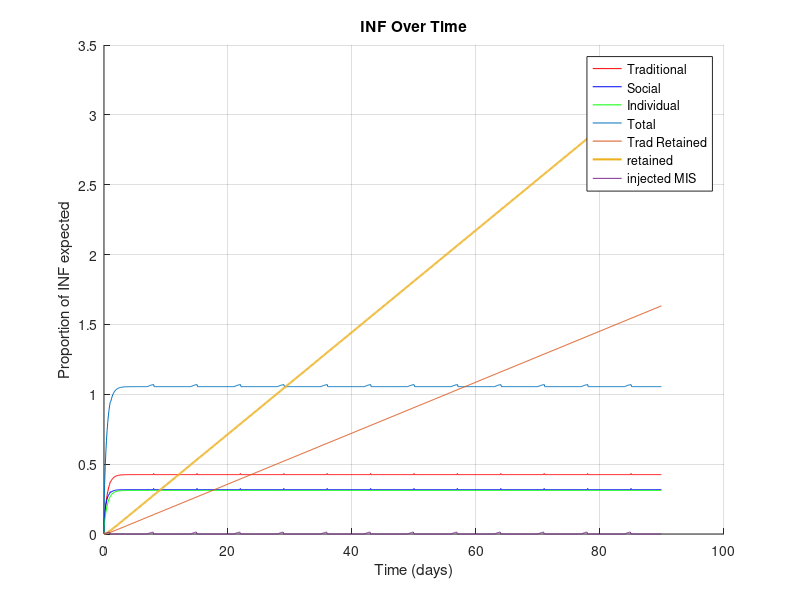

The MATLAB script that drew this image:
%%%%%%%%%%%%%%%%% DISTRIBUTIONS %%%%%%%%%%%%%%%%%%%%%%%%
x = 0:.1:15;
basic = x;
traddist = normpdf(x, 5, 1);

s1 = normpdf(x, 3, .5);
s2 = normpdf(x, 7, .5);
scombined = s1+s2;
socialdist = scombined / trapz(x,scombined);
inddist = normpdf(x, 5.5, 1);


%%%%%%%%%%%%%%%% END DISTRIBUTIONS %%%%%%%%%%%%%%%%%%%%%

misinfdist = normpdf(x, 9, 0.0000001);
BETA = 0.00000020205;

%%%%%%%%%%%%%%%%%%%%%%%%%%%%%%%%%%% GENERATION %%%%%%%%%%%%%%%%%%%%%%%%%%%%%
months = 3;
days = months * 30;
t = (days)*10; %(days * 10) 
step_size = 0.1;  % Step size
total_length = round(t / step_size);

pts = 0.576;  % Some constant
pst = 2.302;  % Some constant
pti = 0.329;  % Some constant
psi = 0.329;  % Some constant

klostrad = .657;
tradperc = .5;
klostsocial = 1.53;
socialperc = .3;
klostind = .153;
indperc = .15;
klostmis = .461;
misperc = .05;



tradists = zeros(total_length, length(basic));
tradists(1, :) = traddist; 

socialdists = zeros(total_length, length(basic)); 
socialdists(1, :) = socialdist; 

inddists = zeros(total_length, length(basic));  
inddists(1, :) = inddist; 

totaldists = zeros(total_length, length(basic));  
totaldists(1, :) = traddist + socialdist + inddist;


x_axis = [0];  % Will store the days incremented by whole numbers

alltrad = [0.0000000001];  % Initialize traditional array
allsocial = [0.000000001];  % Initialize social array
allindividual = [0.0000000001];  % Initialize individual array
allmis = [0.00000000000001];


mistrad = [0.0000000000001];
missocial = [0.00000000001];
misindividual = [0.000000000001];

indret = [0.00000001];
tradret = [0];

current_x = 0;  % Current position in time
i = 1;  % Index for the arrays
total = [0];

bigX = 1.16;
kreti =.05003;
krettrad = kreti/bigX;
kretsoc = kreti/6;
kretmis = kreti/2;

tol = .005;  % Define a small tolerance
misgrowth = true;
miscounter = 0;

injectioncounter = -2;
%%%%%%%%%%%%%%%%%%%%%%% GENERATION PARAMETERS %%%%%%%%%%%%%%%%%%%%%%%%%%%%%


% While loop for calculations
while current_x < t
    % Convert current time to days for x-axis
    if mod(i-1, (1/step_size)) == 0  % Every 100 steps, increment the day
        x_axis(end + 1) = (i-1) / (1/step_size);  % Increment day by 1
    end
    injecttime = 5000;
    injectamount = .05;



    % Temporary variables to store next values
    new_trad = alltrad(i);
    new_social = allsocial(i);
    new_individual = allindividual(i);
    new_mis = allmis(i);
    newmistrad = 0;
    newmissocial =0;
    newmisindividual = 0;
    if miscounter < 1
        if abs(mod(i*step_size-.2, 7)) < tol
            misgrowth = true;
        end
        if misgrowth == true
            new_mis = new_mis + (klostmis * misperc - klostmis * new_mis) * step_size;
            miscounter = miscounter + step_size;
        end
    else 
        miscounter = 0;
        misgrowth = false;
    end
    

    
    if abs(mod(i*step_size-.1, 8.1+(7*injectioncounter))) < tol*.1
    
        alltrad(i) = alltrad(i) + allmis(i)/2;
        allsocial(i) = allsocial(i) +  allmis(i)/2;
        newmistrad = mistrad(i) +  allmis(i)/2;
        newmissocial = missocial(i) + allmis(i)/2;
        allmis(i) = 0;
        new_mis = 0;
        injectioncounter = injectioncounter + 1;
    end

    newmistrad = newmistrad + mistrad(i);
    newmissocial = newmissocial + missocial(i);
    newmisindividual = newmisindividual + misindividual(i);

    newtraddist = tradists(i, :);
    newsocialdist = socialdists(i, :);
    newinddist = inddists(i, :);



    diffTS = alltrad(i) - allsocial(i);  % Difference between trad and social
    diffTI = alltrad(i) - allindividual(i);  % Difference between trad and individual
    diffIS = allindividual(i) - allsocial(i);  % Difference between individual and social

    if mod((i*step_size), 12*30) == 0 % @ 12 months
        scale = trapz(x, totaldists(i,:)) * BETA;

        newtraddist = tradists(i, :) + scale * misinfdist(1, :)/2 ;
        newsocialdist = socialdists(i,:) + scale * misinfdist(1, :)/2;

        new_trad = new_trad + BETA * total(i)/2;
        new_social = new_social + BETA * total(i)/2;

    end
    
    % Update for traditional vs social
    if diffTS > 0
        changeT =  (pts * diffTS) * step_size + (klostrad * tradperc - klostrad * new_trad) * step_size;
    
        changeFromFlow = (pts * diffTS) * step_size / alltrad(i);
        changeTfromGrowth = (klostrad * tradperc - klostrad * new_trad) * step_size / alltrad(i);
        changeS = (pts * diffTS) * step_size + (klostsocial * socialperc - klostsocial * new_social) * step_size;
        changeSfromGrowth = (klostsocial * socialperc - klostsocial * new_social) * step_size / allsocial(i);

        if  newmistrad - changeFromFlow * mistrad(i) > tol
            newmistrad = newmistrad - changeFromFlow * mistrad(i);
            newmissocial = newmissocial + changeFromFlow * mistrad(i);
        end
        

        newtraddist(1, :) = newtraddist(1, :) - changeFromFlow * tradists(i,:) + changeTfromGrowth * tradists(i,:);
        newsocialdist(1, :) = newsocialdist(1, :) + changeFromFlow * tradists(i, :) + changeSfromGrowth * socialdists(i, :);

        new_trad = new_trad - (pts * diffTS) * step_size + (klostrad * tradperc - klostrad * new_trad) * step_size;
        new_social = new_social + (pts * diffTS) * step_size + (klostsocial * socialperc - klostsocial * new_social) * step_size;

    elseif diffTS < 0
        changeT = (pst * -diffTS) * step_size + (klostrad * tradperc - klostrad * new_trad) * step_size;
        changeS =  (pst * -diffTS) * step_size + (klostsocial * socialperc -klostsocial * new_social) * step_size;

        changeFromFlow = (pst * -diffTS) / allsocial(i);
        changeTfromGrowth = (klostrad * tradperc - klostrad * new_trad) * step_size / alltrad(i);
        changeSfromGrowth = (klostsocial * socialperc -klostsocial * new_social) * step_size / allsocial(i);
        
        if newmissocial - changeFromFlow*allsocial(i) > tol
            newmistrad = newmistrad + changeFromFlow*allsocial(i);
            newmissocial = newmissocial - changeFromFlow*allsocial(i);
        end

        newtraddist(1, :) = newtraddist(1, :) + changeFromFlow*socialdists(i, :) + changeTfromGrowth * tradists(i, :);
        newsocialdist(1, :) = newsocialdist(1, :) - changeFromFlow*socialdists(i, :) + changeSfromGrowth * socialdists(i, :);

        new_trad = new_trad + (pst * -diffTS) * step_size + (klostrad * tradperc - klostrad * new_trad) * step_size;
        new_social = new_social - (pst * -diffTS) * step_size + (klostsocial * socialperc -klostsocial * new_social) * step_size;

    elseif diffTS == 0
        changeT = (klostrad * tradperc - klostrad * new_trad) * step_size / alltrad(i);
        changeS = (klostsocial * socialperc - klostsocial * new_social) * step_size / allsocial(i);

        newtraddist(1, :) = newtraddist(1, :) + (changeT)*tradists(i, :);
        newsocialdist(1, :) = newsocialdist(1, :) + (changeS)*socialdists(i, :);

        new_trad = new_trad + (klostrad * tradperc - klostrad * new_trad) * step_size;
        new_social = new_social + (klostsocial * socialperc - klostsocial * new_social) * step_size;
    end

    % Update for individual vs social

    if diffIS < 0
        changeI = (klostind * indperc - klostind * new_individual) * step_size / allindividual(i);
        changeS = (klostsocial * socialperc - klostsocial * new_social) * step_size / allsocial(i);
        changeFromFlow = (psi * -diffIS) / allsocial(i);
        
        if  newmissocial - changeFromFlow * allsocial(i) > tol
            newmisindividual = newmisindividual + changeFromFlow * allsocial(i);
            newmissocial = newmissocial - changeFromFlow * allsocial(i);
        end

        newinddist(1, :) = newinddist(1, :) + changeFromFlow*socialdists(i, :) + changeI*(inddists(i,:));
        newsocialdist(1, :) = newsocialdist(1, :) - changeFromFlow*socialdists(i, :) + changeS*socialdists(i, :);

        new_individual = new_individual + (psi * -diffIS) * step_size + (klostind * indperc - klostind * new_individual) * step_size;
        new_social = new_social - (psi * -diffIS) * step_size + (klostsocial * socialperc - klostsocial * new_social) * step_size;
    elseif diffIS == 0
        changeI = (klostind * indperc - klostind * new_individual) * step_size / allindividual(i);
        changeS = (klostsocial * socialperc - klostsocial * new_social) * step_size / allsocial(i);

        newinddist(1, :) = newinddist(1, :) + (changeI)*inddists(i, :);
        newsocialdist(1, :) = newsocialdist(1, :) + (changeS)*socialdists(i, :); 

        new_individual = (klostind * indperc - klostind * new_individual) * step_size;
        new_social = (klostsocial * socialperc - klostsocial * new_social) * step_size;
    end
    
    % Update for traditional vs individual
    if diffTI > 0
        changeT =  (klostrad * tradperc -klostrad * new_trad) * step_size / alltrad(i);
        changeI =  (klostsocial * socialperc - klostsocial* new_individual) * step_size / allsocial(i);
        changeFromFlow = (pti * diffTI) * step_size / alltrad(i);

        newinddist(1, :) = newinddist(1, :) + changeFromFlow*tradists(i,:) + changeI*inddists(i,:);
        newtraddist(1, :) = newtraddist(1, :) - changeFromFlow*tradists(i,:) + changeT*tradists(i,:);
        
        if newmistrad - changeFromFlow * alltrad(i) > tol
            newmisindividual = newmisindividual + changeFromFlow * alltrad(i);
            newmistrad = newmistrad - changeFromFlow * alltrad(i);
        end

        new_trad = new_trad - (pti * diffTI) * step_size + (klostrad * tradperc -klostrad * new_trad) * step_size;
        new_individual = new_individual + (pti * diffTI) * step_size + (klostsocial * socialperc - klostsocial* new_individual) * step_size;
    elseif diffTI == 0
        changeI = (klostind * indperc - klostind * new_individual) * step_size / allindividual(i);
        changeT = (klostrad * tradperc - klostrad * new_trad) * step_size / alltrad(i);

        newinddist(1, :) = newinddist(1, :) + (changeI)*inddists(i, :);
        newtraddist(1, :) = newtraddist(1, :) + (changeT)*tradists(i, :);

        new_individual = (klostind * indperc - klostind * new_individual) * step_size;
        new_trad = (klostrad * tradperc - klostrad * new_trad) * step_size;
    end
    
    newmisindividual = newmisindividual + (- klostmis * newmisindividual) * step_size;
    new_mis = new_mis + (- klostmis * new_mis) * step_size;
    newmissocial = newmissocial + (- klostmis * newmissocial) * step_size;
    newmistrad = newmistrad + (- klostmis * newmistrad) * step_size;

   
    % Store the updated values in the arrays
    alltrad(i + 1) = new_trad;
    allsocial(i + 1) = new_social;
    allindividual(i + 1) = new_individual;
    %total(i+1) = new_trad + new_social + new_individual;

    mistrad(i+1) = newmistrad;
    missocial(i+1) =  newmissocial;
    misindividual(i+1) = newmisindividual;
    allmis(i+1) = new_mis;


    nettrad = new_trad - newmistrad;
    netsocial = new_social - newmissocial;
    netindividual = new_individual - newmisindividual;
    netmis = newmisindividual + newmissocial + newmistrad;

    total(i+1) = new_mis +  new_individual + new_social + new_trad;

    indret(i+1) = indret(i)+ (nettrad*krettrad + netsocial*kretsoc + netindividual*kreti + new_mis*kretmis) *step_size;

    tradret(i+1) = tradret(i) + nettrad*krettrad * step_size;

    tradists(i+1, :) = newtraddist(1, :);
    socialdists(i+1, :) = newsocialdist(1, :);
    inddists(i+1, :) = newinddist(1, :);
    totaldists(i+1, :) = newtraddist(1, :) + newsocialdist(1, :) + newinddist(1, :);

    % Update current time
    current_x = current_x + step_size;  
    i = i + 1; 
end

x_axis = x_axis * step_size;




% Plotting alltrad, allsocial, and allindividual vs x_axis
figure;
hold on;
plot(x_axis, alltrad(1:length(x_axis)), 'r', 'DisplayName', 'Traditional');
plot(x_axis, allsocial(1:length(x_axis)), 'b', 'DisplayName', 'Social');
plot(x_axis, allindividual(1:length(x_axis)), 'g', 'DisplayName', 'Individual');
plot(x_axis, total(1:length(x_axis)), 'DisplayName', 'Total');
% plot(x_axis, mistrad(1:length(x_axis)), ':', 'LineWidth', 1.5, 'DisplayName', "trad mis");
% plot(x_axis, missocial(1:length(x_axis)), ':', 'LineWidth', 1.5,'DisplayName', "social mis");
% plot(x_axis, misindividual(1:length(x_axis)), ':', 'LineWidth', 1.5,'DisplayName', "individual mis");
plot(x_axis, tradret(1:length(x_axis)), "DisplayName", "Trad Retained")
plot(x_axis, indret(1:length(x_axis)), 'LineWidth' , 1.5, 'DisplayName', 'retained');
plot(x_axis, allmis(1:length(x_axis)), 'LineWidth' , .1, 'DisplayName', 'injected MIS');

hold off;

% Adding titles and labels
title('INF Over Time');
xlabel('Time (days)');
ylabel('Proportion of INF expected');
legend show;
grid on;

disp(indret(90/step_size))
disp(tradret(90/step_size))
disp(tradret(90/step_size)/indret(90/step_size))